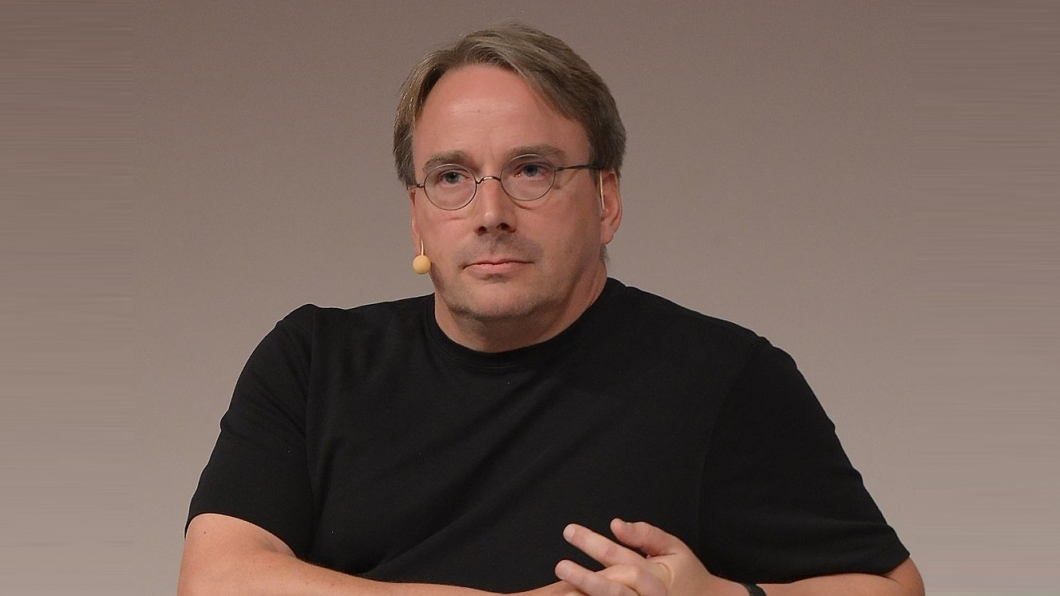
#> input picture pic.jpg, 1060 x 596 px
$ python cv_draw_write_module.py
#> lines starting #> are read from the running program, lines starting #| are printed output that depends on the picture; after the words box and inside, x2 and y2 are one past the last pixel; in counts of white or black regions, pixels touching at a corner belong together
import cv2 as cv
import numpy as np

height = 400
width = 400

# imagem = np.zeros((height, width, 3), dtype='uint8')

imagem = cv.imread('pic.jpg')
#> imagem is the input picture: shape (596, 1060, 3); mean B, G, R 87.3, 94.9, 113.2

# cv.line(imagem, (0, 0), (399, 399), (0, 255, 0), 10)

# cv.rectangle(imagem, (30, 30), (300, 300), (0, 255, 0), 5)

# cv.circle(imagem, (199, 199), 100, (255, 0, 0), 5)

font = cv.FONT_HERSHEY_SIMPLEX
cv.putText(imagem, 'Linux Torvald', (50, 50), font, 0.8, (0, 255, 0), 2, cv.LINE_AA)
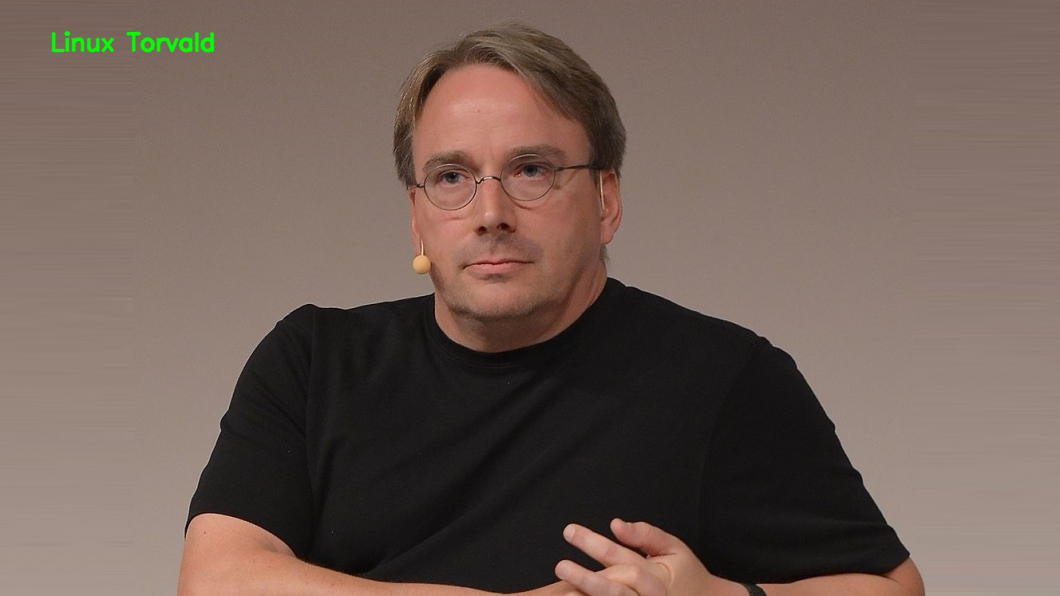
#> imagem: shape (596, 1060, 3); 0.3% of pixels changed, all inside (x1, y1, x2, y2) = (51, 31, 215, 53)

cv.imshow('Image - Press ESC to close', imagem)

# Apertar ESC para fechar
if cv.waitKey(0) & 0xFF == 27:  # ASCII para ESC
    # Fecha todas as janelas
#> (key Esc is pressed here)
    cv.destroyAllWindows()
